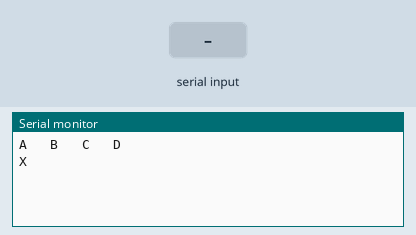
Bench run of a sketch on a simulated Arduino Uno, built with avr-gcc and run on an emulated ATmega328P. Parts: the last lines printed to the serial monitor. The inputs (shaded band) are chosen by the test bench.

Above: at 1.2 s.
1.3 s: "D" received over Serial
At 1.6 s:
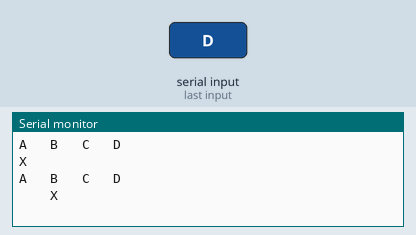
2.8 s: "D" received over Serial
At 4.0 s:
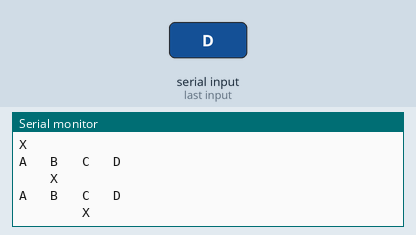
4.3 s: "D" received over Serial
At 5.1 s:
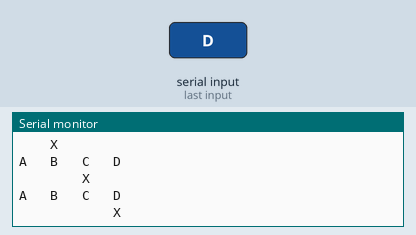

Measured:
- after the input at 1.3 s, the serial monitor: prints a new line at once (image 1)
- after the input at 2.8 s, the serial monitor: prints a new line at once (image 2)
- after the input at 4.3 s, the serial monitor: prints a new line at once (image 3)

The sketch:

maquina-de-estados-finitos_2.ino
```cpp
/*  Códigos de ejemplo de los tutoriales de www.luisllamas.es
    Enlace entrada: https://www.luisllamas.es/maquina-de-estados-finitos-arduino/
    Todo el contenido distribuido bajo licencia CCC, salvo indicación expresa
*/

enum State {
  PosicionA,
  PosicionB,
  PosicionC,
  PosicionD
};

enum Input {
  Unknown,
  Reset,
  Forward,
  Backward
};

const void outputA() {
  Serial.println("A   B   C   D");
  Serial.println("X            ");
  Serial.println();
}

const void outputB() {
  Serial.println("A   B   C   D");
  Serial.println("    X        ");
  Serial.println();
}

const void outputC() {
  Serial.println("A   B   C   D");
  Serial.println("        X    ");
  Serial.println();
}

const void outputD() {
  Serial.println("A   B   C   D");
  Serial.println("            X");
  Serial.println();
}

typedef void (*const StateFunc)();
State currentState;
Input currentInput;

const StateFunc transitionOutput[] PROGMEM = { outputA, outputB, outputC, outputD };

const byte stateChange[4][4] PROGMEM = {
  { PosicionA, PosicionA, PosicionB, PosicionA },
  { PosicionB, PosicionA, PosicionC, PosicionA },
  { PosicionC, PosicionA, PosicionD, PosicionB },
  { PosicionD, PosicionA, PosicionD, PosicionC },
};

void setup() {
  Serial.begin(9600);
  currentState = PosicionA;
  outputA();
}

void loop() {
  readInput();
  updateStateMachine();
}

void updateStateMachine() {
  State newState = (State)pgm_read_byte(&stateChange[currentState][currentInput]);
  if (currentState == newState) return;

  currentState = newState;

  StateFunc pStateFunc = (StateFunc)pgm_read_ptr(&transitionOutput[currentState]);
  pStateFunc();
}

void readInput() {
  currentInput = Input::Unknown;
  if (Serial.available()) {
    char incomingChar = Serial.read();

    switch (incomingChar) {
      case 'R': currentInput = Input::Reset; break;
      case 'A': currentInput = Input::Backward; break;
      case 'D': currentInput = Input::Forward; break;
      default: break;
    }
  }
}
```
